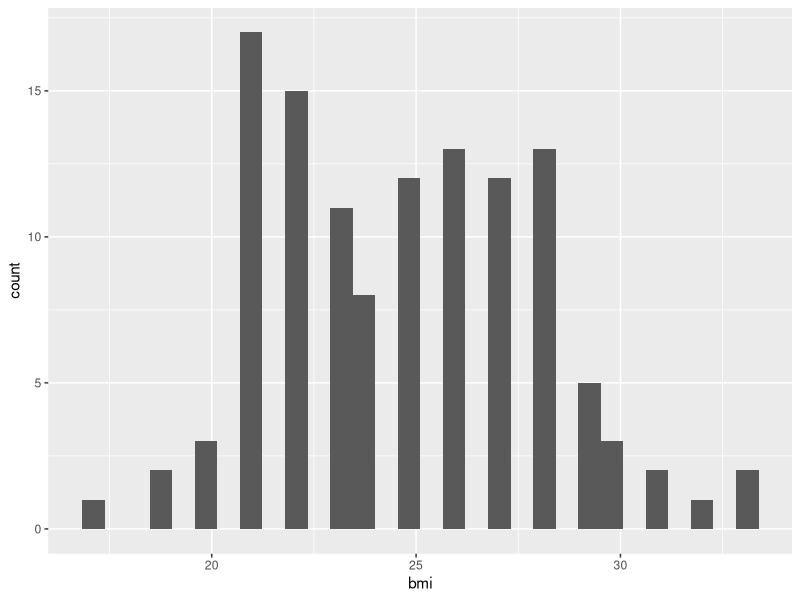
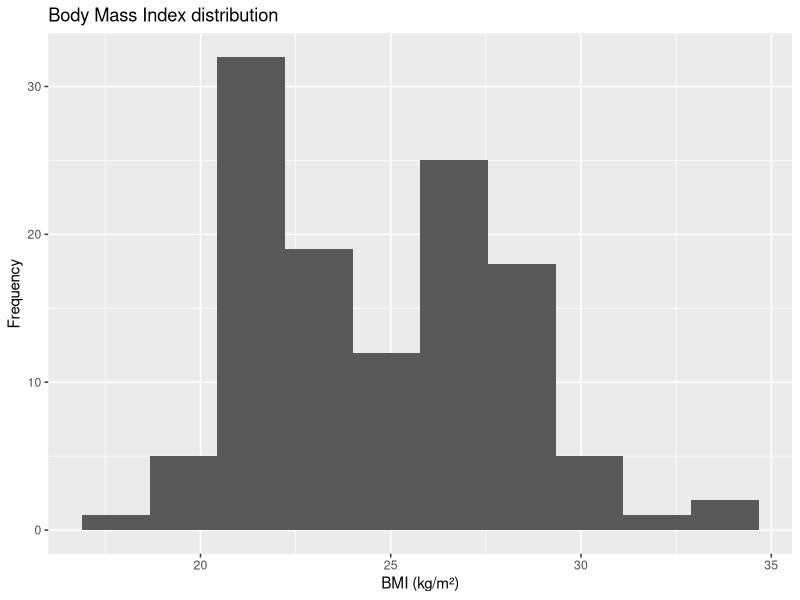
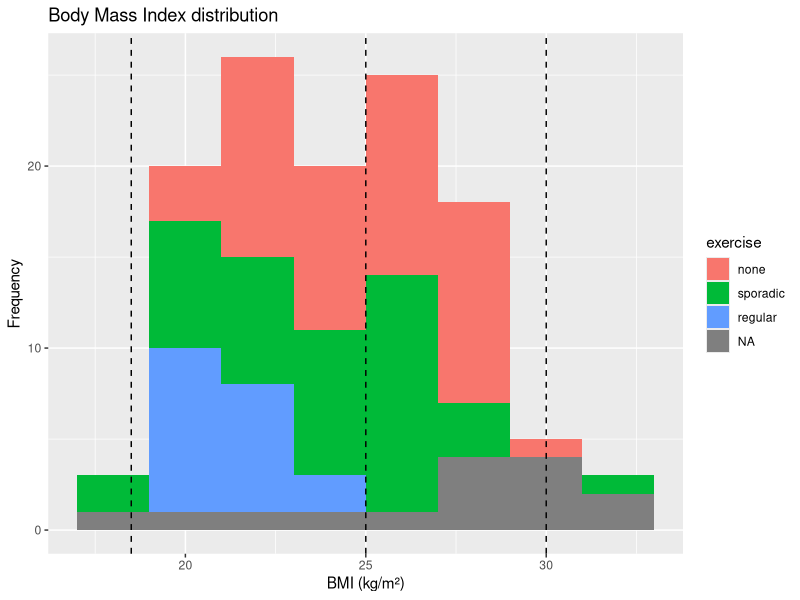
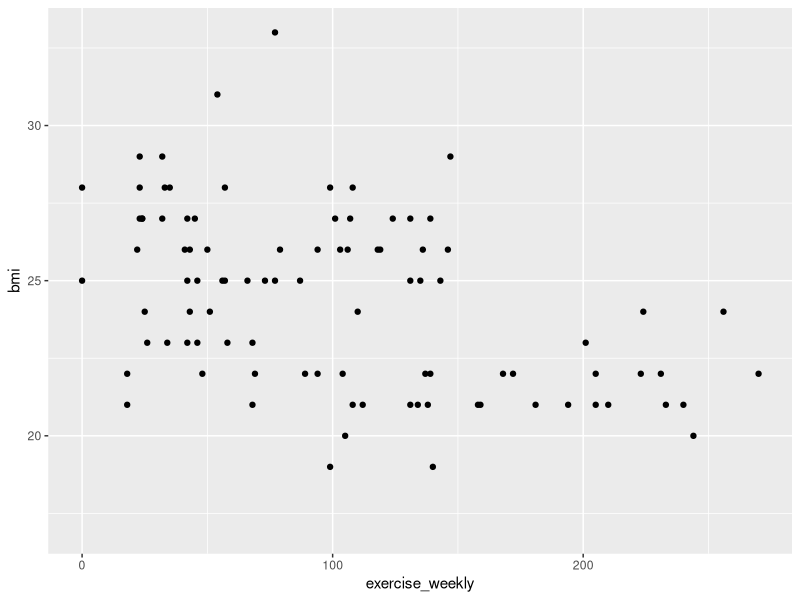
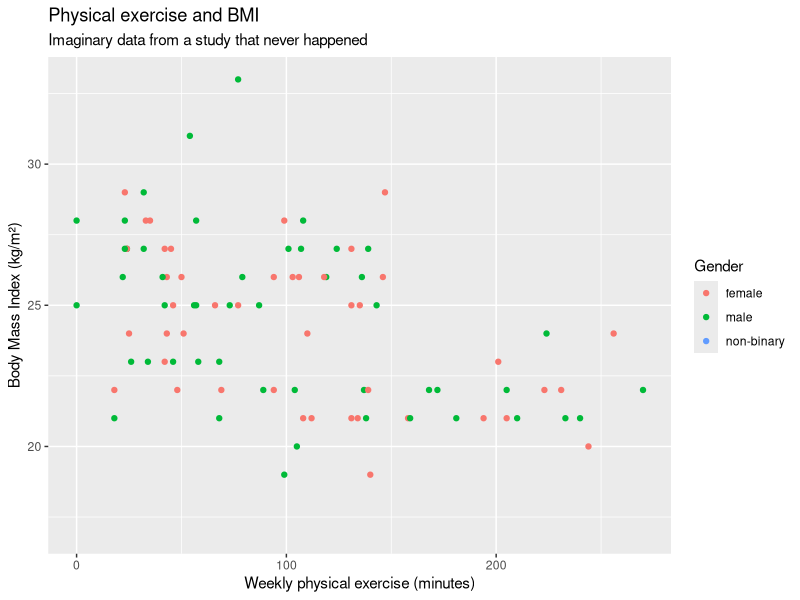
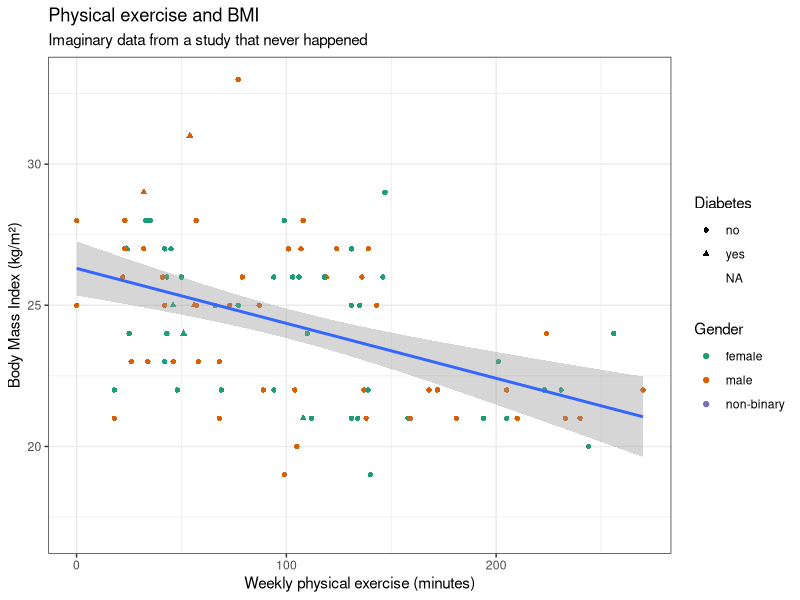
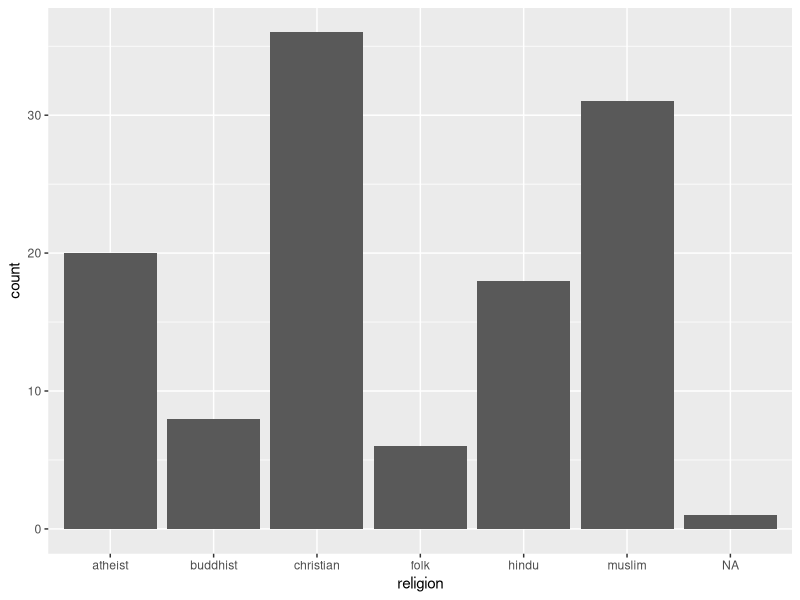
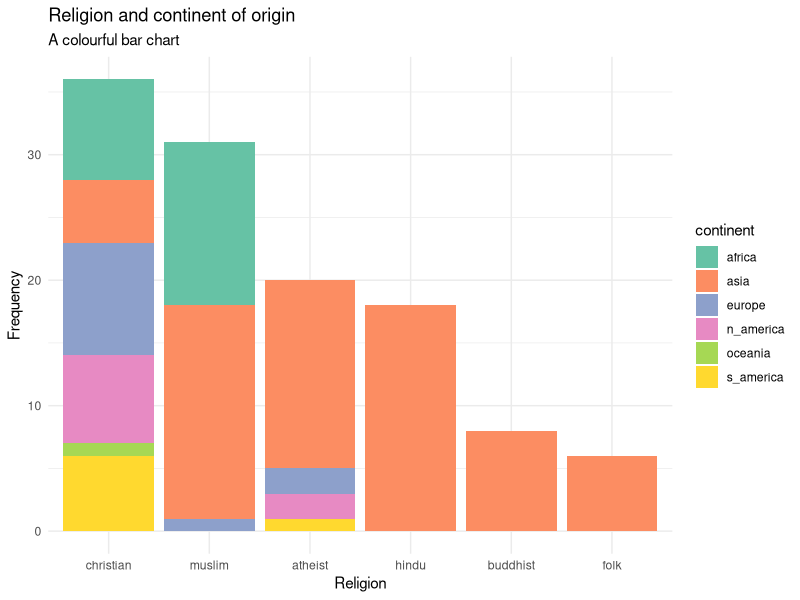

Here is the R script that generated these plots, in order:
## ---- chunk 1
install.packages("haven")
install.packages("tidyverse")
## ---- chunk 2

## ---- chunk 3
library(readxl) # to import Excel spreadsheets
library(haven)     # to import Stata datasets
library(tidyverse) # %>% pipe and much more
## ---- chunk 4
# Comma-separated value files
diab_csv <- read_csv("diab.csv")

# Excel files
diab_xlsx <- read_excel("diab_excel.xlsx")

# Stata files
diab <- read_dta("diab_stata.dta")
diab <- mutate_if(diab, is.labelled, as_factor) # this simply applies labels to values
## ---- chunk 5
poo <- read_csv("poo.csv")
## ---- chunk 6
# Removing objects from the environment
remove(diab_csv)
rm(diab_xlsx)
## ---- chunk 7
# Option A: view in a separate window (similar to Stata "browse")
View(diab)

# Option B: view below (similar to Stata "list")
diab

# List of variable names
names(diab)

# Variable names and data types
glimpse(diab)
## ---- chunk 8

## ---- chunk 9
# A simple ggplot histogram
ggplot(diab, aes(bmi)) +        # dataset and variable to plot
  geom_histogram()              # type of graph
## ---- chunk 10

## ---- chunk 11
ggplot(diab, aes(bmi)) +
  geom_histogram(bins = 10) +                      # how many bins
  labs(title = "Body Mass Index distribution",     # title
       x = "BMI (kg/m²)",                          # legend
       y = "Frequency")
## ---- chunk 12
ggplot(diab, aes(bmi, fill = exercise)) +                       # stratify
  geom_histogram(binwidth = 2) +                                # width
  labs(title = "Body Mass Index distribution",
       x = "BMI (kg/m²)",
       y = "Frequency") +
  geom_vline(xintercept = c(18.5, 25, 30), linetype = "dashed") # vertical lines
## ---- chunk 13

## ---- chunk 14
ggplot(diab, aes(exercise_weekly, bmi)) +               # axes
  geom_point()                                          # scatterplot
## ---- chunk 15

## ---- chunk 16
ggplot(diab, aes(exercise_weekly, bmi)) +
  geom_point(aes(colour = gender)) +                # stratify by gender
  labs(
    title = "Physical exercise and BMI",
    subtitle = "Imaginary data from a study that never happened",
    x = "Weekly physical exercise (minutes)",
    y = "Body Mass Index (kg/m²)",
    colour = "Gender"                               # label legend title
  )
## ---- chunk 17

## ---- chunk 18
ggplot(diab, aes(exercise_weekly, bmi)) +
  geom_point(aes(shape = diabetes, colour = gender)) +
  geom_smooth(method = "lm") +                           # regression line
  labs(
    title = "Physical exercise and BMI",
    subtitle = "Imaginary data from a study that never happened",
    x = "Weekly physical exercise (minutes)",
    y = "Body Mass Index (kg/m²)",
    shape = "Diabetes",
    colour = "Gender"
  ) +
  theme_bw() +                                            # layout colour
  scale_colour_brewer(palette  = "Dark2")                 # point colours
?geom_smooth
## ---- chunk 19
ggplot(diab, aes(religion)) +
  geom_bar()
## ---- chunk 20
ggplot(drop_na(diab, religion), aes(fct_infreq(religion))) +
  geom_bar(aes(fill = continent)) +
  labs(title = "Religion and continent of origin",
       subtitle = "A colourful bar chart",
       x = "Religion",
       y = "Frequency") +
  theme_minimal() +
  scale_fill_brewer(palette = "Set2")
